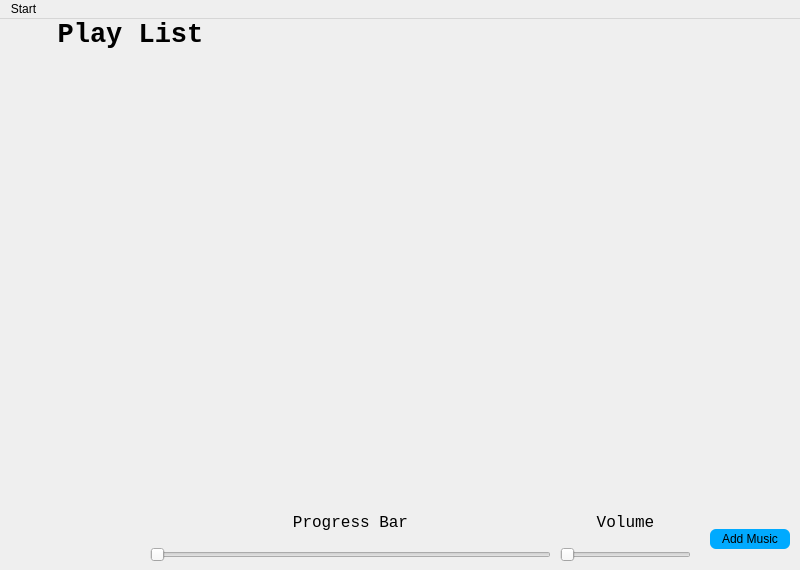
<?xml version="1.0" encoding="UTF-8"?>
<ui version="4.0">
 <class>MainScene</class>
 <widget class="QMainWindow" name="MainScene">
  <property name="geometry">
   <rect>
    <x>0</x>
    <y>0</y>
    <width>800</width>
    <height>570</height>
   </rect>
  </property>
  <property name="windowTitle">
   <string>MainScene</string>
  </property>
  <widget class="QWidget" name="centralwidget">
   <widget class="QPushButton" name="pushButton_addMusic">
    <property name="geometry">
     <rect>
      <x>710</x>
      <y>510</y>
      <width>80</width>
      <height>20</height>
     </rect>
    </property>
    <property name="cursor">
     <cursorShape>PointingHandCursor</cursorShape>
    </property>
    <property name="styleSheet">
     <string notr="true">QPushButton
{
	border-radius:6px;
	background-color: rgb(0, 170, 255);
	font: 10pt &quot;Consolas&quot;;
}

QPushButton:pressed
{
	background-color: rgb(0, 143, 214);
	border-style: inset;
}

QPushButton:hover
{
	color: rgb(0, 255, 255);
}</string>
    </property>
    <property name="text">
     <string>Add Music</string>
    </property>
   </widget>
   <widget class="QPushButton" name="pushButton_pauseMusic">
    <property name="geometry">
     <rect>
      <x>53</x>
      <y>510</y>
      <width>40</width>
      <height>30</height>
     </rect>
    </property>
    <property name="cursor">
     <cursorShape>PointingHandCursor</cursorShape>
    </property>
    <property name="styleSheet">
     <string notr="true">QPushButton{border:0px}</string>
    </property>
    <property name="text">
     <string/>
    </property>
    <property name="icon">
     <iconset resource="res.qrc">
      <normaloff>:/Images/Resume.png</normaloff>:/Images/Resume.png</iconset>
    </property>
    <property name="iconSize">
     <size>
      <width>40</width>
      <height>40</height>
     </size>
    </property>
   </widget>
   <widget class="QLabel" name="label">
    <property name="geometry">
     <rect>
      <x>0</x>
      <y>0</y>
      <width>261</width>
      <height>31</height>
     </rect>
    </property>
    <property name="font">
     <font>
      <family>Consolas</family>
      <pointsize>20</pointsize>
      <weight>75</weight>
      <bold>true</bold>
     </font>
    </property>
    <property name="text">
     <string>Play List</string>
    </property>
    <property name="alignment">
     <set>Qt::AlignCenter</set>
    </property>
   </widget>
   <widget class="QWidget" name="widget" native="true">
    <property name="geometry">
     <rect>
      <x>560</x>
      <y>485</y>
      <width>131</width>
      <height>58</height>
     </rect>
    </property>
    <layout class="QVBoxLayout" name="verticalLayout">
     <item>
      <widget class="QLabel" name="label_2">
       <property name="font">
        <font>
         <family>Consolas</family>
         <pointsize>12</pointsize>
        </font>
       </property>
       <property name="text">
        <string>Volume</string>
       </property>
       <property name="alignment">
        <set>Qt::AlignCenter</set>
       </property>
      </widget>
     </item>
     <item>
      <widget class="QSlider" name="horizontalSlider_setVolume">
       <property name="cursor">
        <cursorShape>SizeHorCursor</cursorShape>
       </property>
       <property name="orientation">
        <enum>Qt::Horizontal</enum>
       </property>
      </widget>
     </item>
    </layout>
   </widget>
   <widget class="QWidget" name="widget_2" native="true">
    <property name="geometry">
     <rect>
      <x>150</x>
      <y>485</y>
      <width>401</width>
      <height>58</height>
     </rect>
    </property>
    <layout class="QVBoxLayout" name="verticalLayout_2">
     <item>
      <widget class="QLabel" name="label_3">
       <property name="font">
        <font>
         <family>Consolas</family>
         <pointsize>12</pointsize>
        </font>
       </property>
       <property name="text">
        <string>Progress Bar</string>
       </property>
       <property name="alignment">
        <set>Qt::AlignCenter</set>
       </property>
      </widget>
     </item>
     <item>
      <widget class="QSlider" name="horizontalSlider_progressBar">
       <property name="enabled">
        <bool>false</bool>
       </property>
       <property name="cursor">
        <cursorShape>SizeHorCursor</cursorShape>
       </property>
       <property name="orientation">
        <enum>Qt::Horizontal</enum>
       </property>
      </widget>
     </item>
    </layout>
   </widget>
   <widget class="QPushButton" name="pushButton_pause">
    <property name="geometry">
     <rect>
      <x>53</x>
      <y>510</y>
      <width>40</width>
      <height>30</height>
     </rect>
    </property>
    <property name="cursor">
     <cursorShape>PointingHandCursor</cursorShape>
    </property>
    <property name="styleSheet">
     <string notr="true">QPushButton{border:0px}</string>
    </property>
    <property name="text">
     <string/>
    </property>
    <property name="icon">
     <iconset resource="res.qrc">
      <normaloff>:/Images/Pause.png</normaloff>:/Images/Pause.png</iconset>
    </property>
    <property name="iconSize">
     <size>
      <width>40</width>
      <height>40</height>
     </size>
    </property>
   </widget>
   <widget class="QPushButton" name="pushButton_next">
    <property name="geometry">
     <rect>
      <x>100</x>
      <y>510</y>
      <width>40</width>
      <height>30</height>
     </rect>
    </property>
    <property name="cursor">
     <cursorShape>PointingHandCursor</cursorShape>
    </property>
    <property name="styleSheet">
     <string notr="true">QPushButton{border:0px}</string>
    </property>
    <property name="text">
     <string/>
    </property>
    <property name="icon">
     <iconset resource="res.qrc">
      <normaloff>:/Images/next.png</normaloff>:/Images/next.png</iconset>
    </property>
    <property name="iconSize">
     <size>
      <width>40</width>
      <height>40</height>
     </size>
    </property>
   </widget>
   <widget class="QPushButton" name="pushButton_previous">
    <property name="geometry">
     <rect>
      <x>10</x>
      <y>510</y>
      <width>40</width>
      <height>30</height>
     </rect>
    </property>
    <property name="cursor">
     <cursorShape>PointingHandCursor</cursorShape>
    </property>
    <property name="styleSheet">
     <string notr="true">QPushButton
{
	border:0px;
}</string>
    </property>
    <property name="text">
     <string/>
    </property>
    <property name="icon">
     <iconset resource="res.qrc">
      <normaloff>:/Images/Previous.png</normaloff>:/Images/Previous.png</iconset>
    </property>
    <property name="iconSize">
     <size>
      <width>40</width>
      <height>40</height>
     </size>
    </property>
   </widget>
   <zorder>pushButton_pause</zorder>
   <zorder>pushButton_addMusic</zorder>
   <zorder>pushButton_pauseMusic</zorder>
   <zorder>label</zorder>
   <zorder>widget</zorder>
   <zorder>widget_2</zorder>
   <zorder>pushButton_next</zorder>
   <zorder>pushButton_previous</zorder>
  </widget>
  <widget class="QMenuBar" name="menubar">
   <property name="geometry">
    <rect>
     <x>0</x>
     <y>0</y>
     <width>800</width>
     <height>22</height>
    </rect>
   </property>
   <widget class="QMenu" name="menuStart">
    <property name="title">
     <string>Start</string>
    </property>
    <addaction name="actionAdd_Music"/>
   </widget>
   <addaction name="menuStart"/>
  </widget>
  <action name="actionAdd_Music">
   <property name="text">
    <string>Add Music</string>
   </property>
  </action>
 </widget>
 <resources>
  <include location="res.qrc"/>
 </resources>
 <connections/>
</ui>
